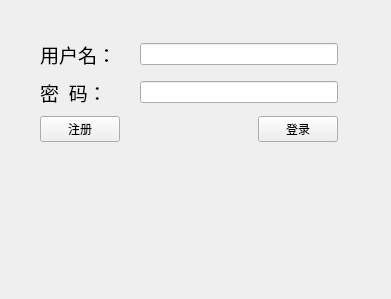
<?xml version="1.0" encoding="UTF-8"?>
<ui version="4.0">
 <class>Client</class>
 <widget class="QWidget" name="Client">
  <property name="geometry">
   <rect>
    <x>0</x>
    <y>0</y>
    <width>391</width>
    <height>299</height>
   </rect>
  </property>
  <property name="windowTitle">
   <string>Client</string>
  </property>
  <widget class="QWidget" name="layoutWidget">
   <property name="geometry">
    <rect>
     <x>40</x>
     <y>40</y>
     <width>298</width>
     <height>102</height>
    </rect>
   </property>
   <layout class="QGridLayout" name="gridLayout">
    <property name="horizontalSpacing">
     <number>20</number>
    </property>
    <property name="verticalSpacing">
     <number>10</number>
    </property>
    <item row="2" column="3">
     <widget class="QPushButton" name="login_PB">
      <property name="text">
       <string>登录</string>
      </property>
     </widget>
    </item>
    <item row="1" column="0">
     <widget class="QLabel" name="label_2">
      <property name="font">
       <font>
        <family>AcadEref</family>
        <pointsize>14</pointsize>
       </font>
      </property>
      <property name="text">
       <string>密  码：</string>
      </property>
     </widget>
    </item>
    <item row="1" column="1" colspan="3">
     <widget class="QLineEdit" name="pwd_LE">
      <property name="echoMode">
       <enum>QLineEdit::Password</enum>
      </property>
     </widget>
    </item>
    <item row="2" column="2">
     <spacer name="horizontalSpacer">
      <property name="orientation">
       <enum>Qt::Horizontal</enum>
      </property>
      <property name="sizeHint" stdset="0">
       <size>
        <width>98</width>
        <height>20</height>
       </size>
      </property>
     </spacer>
    </item>
    <item row="0" column="0">
     <widget class="QLabel" name="label">
      <property name="font">
       <font>
        <family>AcadEref</family>
        <pointsize>14</pointsize>
       </font>
      </property>
      <property name="text">
       <string>用户名：</string>
      </property>
     </widget>
    </item>
    <item row="2" column="0">
     <widget class="QPushButton" name="regist_PB">
      <property name="text">
       <string>注册</string>
      </property>
     </widget>
    </item>
    <item row="0" column="1" colspan="3">
     <widget class="QLineEdit" name="name_LE_2"/>
    </item>
   </layout>
  </widget>
 </widget>
 <resources/>
 <connections/>
</ui>
